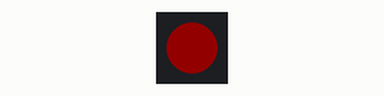
Recording of a sketch running on a simulated ESP32-S3. On the bench: 1 RGB LEDs in strip order, left to right. Dim RGB values are drawn brighter than linear.

Above: at 0.04 s.
At 1.29 s:
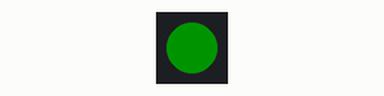
At 2.57 s:
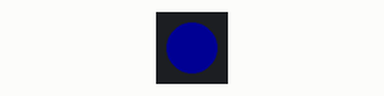
At 4.33 s:
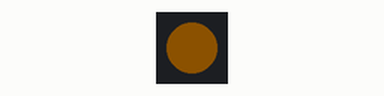
Timing chart, 0 to 4.6 s (numbered marks = the images above):
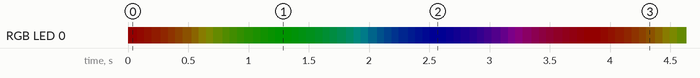

Measured:
- by itself, everything shown: repeats every 3.8 s, in 57 steps

The sketch:

Sketch_02.2_Rainbow.ino
```cpp
/*
* @ File:   Sketch_02.2_PWM_RGB.ino
* @ Author: [Eason Shen]
* @ Date:   [2026-05-14]
*/
#include "Freenove_WS2812_Lib_for_ESP32.h"

#define FNK0104AB_2P8_240x320_ILI9341
//#define FNK0104N_3P5_320x480_ST77922
//#define FNK0104S_4P0_320x480_ST7796

#ifdef FNK0104N_3P5_320x480_ST77922
 #define LEDS_PIN   40
#else
 #define LEDS_PIN   42
#endif
#define LEDS_COUNT 1
#define CHANNEL    0

Freenove_ESP32_WS2812 strip = Freenove_ESP32_WS2812(LEDS_COUNT, LEDS_PIN, CHANNEL, TYPE_GRB);

void setup() {
  strip.begin();
  strip.setBrightness(20);
}

void loop() {
  for (int j = 0; j < 255; j += 1) {
    for (int i = 0; i < LEDS_COUNT; i++) {
      strip.setLedColorData(i, strip.Wheel((i * 256 / LEDS_COUNT + j) & 255));
    }
    strip.show();
    delay(15);
  }
}
```
